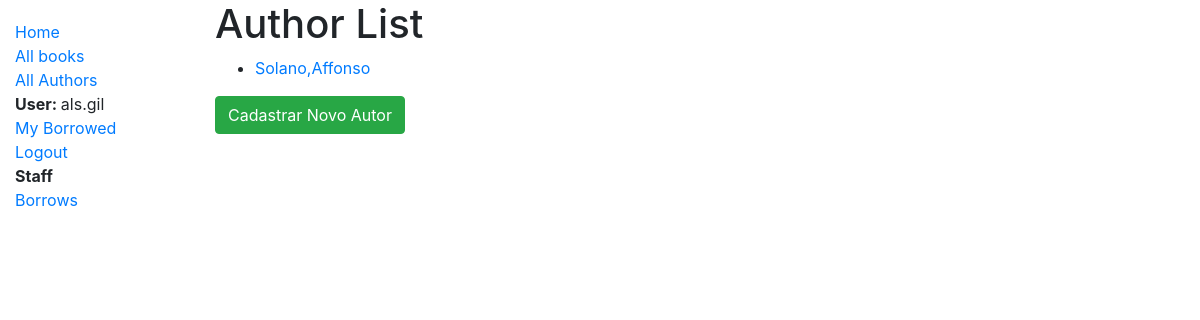
Page /catalog/authors/ (signed in) on the earlier database version.
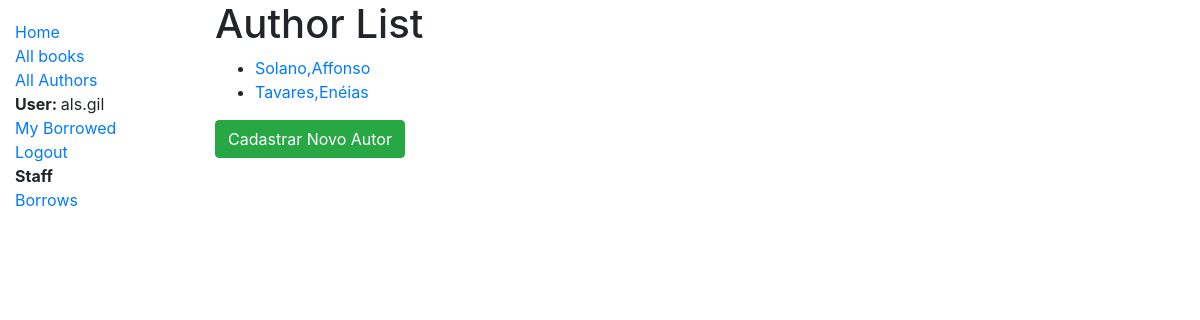
Same page on the later database version.
### catalog/models.py (models this page shows, shortened)
class Author(models.Model):
    first_name = models.CharField(max_length=100)
    last_name = models.CharField(max_length=100)
    date_of_birth = models.DateField(null=True, blank=True)
    date_of_death = models.DateField('Died', null=True, blank=True)
    class Meta:
        ordering = ['last_name', 'first_name']
    def get_absolute_url(self):
        return reverse('author-detail', args=[str(self.id)])

### catalog/views.py (the view)
# urls.py: path('authors/', views.AuthorListView.as_view(), name='authors'),
class AuthorListView(LoginRequiredMixin,generic.ListView):
    login_url = '/accounts/login/'
    model = Author
    paginate_by = 10

### catalog/templates/catalog/author_list.html
{% extends "base_generic.html" %}
{% block content %}
  <h1>Author List</h1>
  {% if author_list %}
  <ul>
    {% for author in author_list %}
      <li>
        <a href="{{ author.get_absolute_url }}">{{ author.last_name }},{{ author.first_name }}</a>
      </li>
    {% endfor %}
  </ul>
  {% else %}
    <p>There are no Authors in the library.</p>
  {% endif %}
  <a href="../author/create"><input type='submit' class="btn btn-success" value="Cadastrar Novo Autor"></a>
{% endblock %}

Differences in the rows shown:
added Author: last_name "Tavares", first_name "Enéias"
